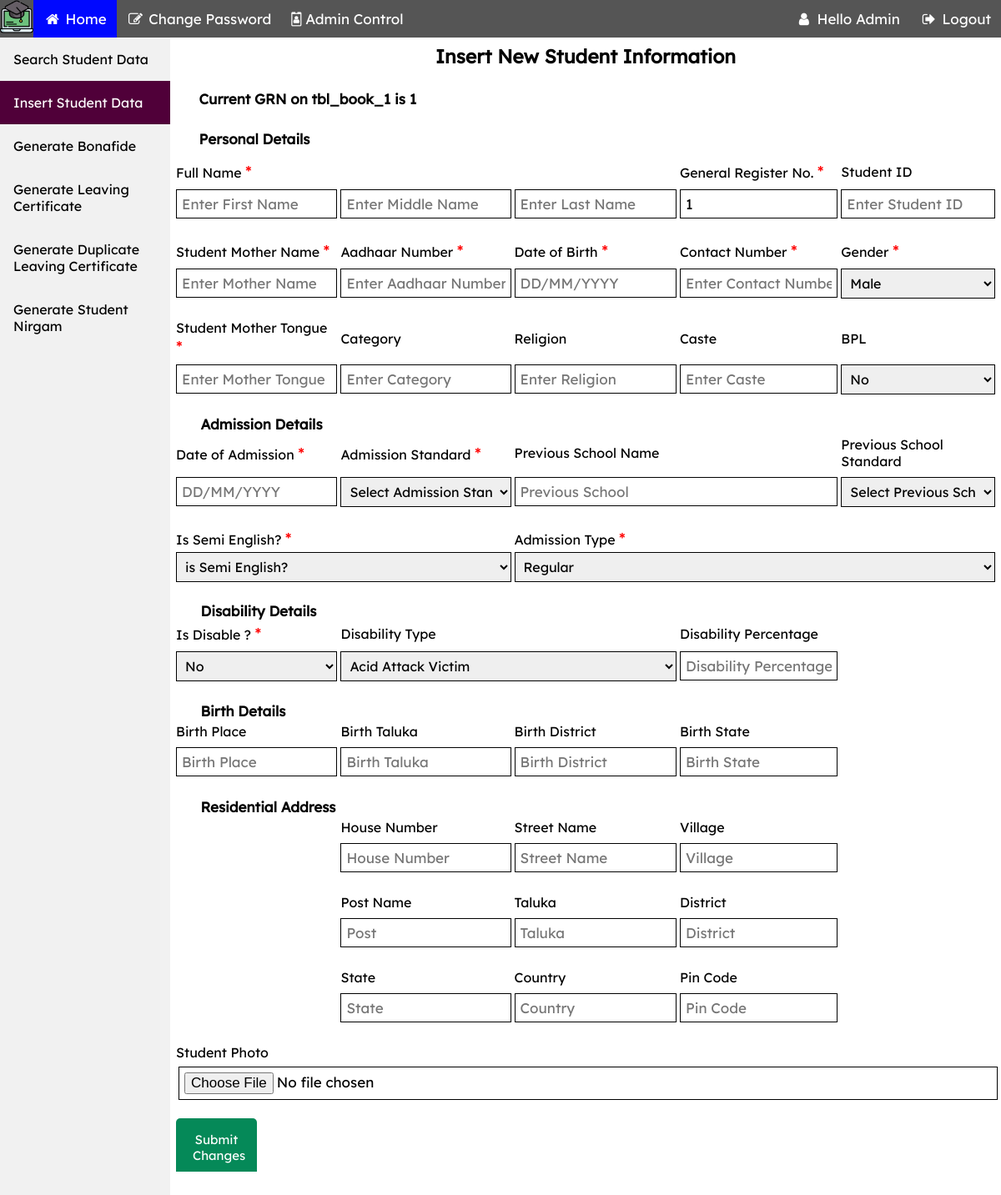
The page /insert-student.php (signed in) on the database its author committed.
### tables this page shows
CREATE TABLE `tbl_books` (
  `book_id` int(11) NOT NULL,
  `book_name` varchar(255) NOT NULL,
  `book_number` int(11) NOT NULL,
  `start_point` int(11) NOT NULL,
  `book_current` int(11) NOT NULL,
  `book_active` tinyint(1) NOT NULL
);

### insert-student.php (the view, shortened to what this page needs)
<?php
require "config.php";
?>
<html lang="en">
<head>
    <link rel="stylesheet" href="css/form.css">
    <link rel="stylesheet" href="css/all.css">
</head>
<body>
    <?php require_once('navbar.php'); ?>
    <div class="row1">
        <div class="columnz left">
            <?php require_once('sidebar.php'); ?>
        </div>
        <div class="columnz right">
            <?php
                $sql = "SELECT book_name,book_id,book_current FROM tbl_books WHERE book_active = 1;";
                $result = $conn->query($sql);
                if ($result->num_rows == 1) {
                    $row = $result->fetch_assoc();
                }
            ?>
            <div>
                <h1>Insert New Student Information</h1>
            </div>
            <div class="editform">
                <h2>Current GRN on <?php echo $row['book_name']; ?> is <?php echo $row['book_current']; ?> </h2>
                <form enctype="multipart/form-data" action="insert-student.php" method="post">
                    <table>
                        <h2>Personal Details</h2>
                        <tr>
                            <td colspan="3"><label for="Name">Full Name <span class="require">*</span></label></td>
                            <td><label for="Name">General Register No. <span class="require">*</span></label></td>
                            <td><label for="Name">Student ID </td>
                        </tr>
                        <tr>
                            <td><input type="text" placeholder="Enter First Name" name="student_fname" id="student_fname" required></td>
                            <td><input type="text" placeholder="Enter Middle Name" name="student_mname" id="student_mname" required></td>
                            <td><input type="text" placeholder="Enter Last Name" name="student_lname" id="student_lname" required></td>
                            <td><input type="text" placeholder="Enter General Register No" name="student_grn" id="student_grn" value="<?php echo $row['book_current']; ?> " required></td>
                            <td><input type="text" placeholder="Enter Student ID" name="student_sid" id="student_sid"></td>
                        </tr>
                        <tr>
                            <td><label for="Name">Student Mother Name <span class="require">*</span></label></td>
                            <td><label for="Name">Aadhaar Number <span class="require">*</span></label></td>
                            <td><label for="Name">Date of Birth <span class="require">*</span></label></td>
                            <td><label for="Name">Contact Number <span class="require">*</span></label></td>
                            <td><label for="Name">Gender</label> <span class="require">*</span></td>
                        </tr>
                        <tr>
                            <td><input type="text" placeholder="Enter Mother Name" name="student_mothername" id="student_mothername" value="<?php echo $row['student_mothername']; ?>" required></td>
                            <td><input type="text" placeholder="Enter Aadhaar Number" name="student_uid" id="student_uid" value="<?php echo $row['student_uid']; ?>" required></td>
                            <td><input type="text" placeholder="DD/MM/YYYY" name="student_dob" id="student_dob" value="<?php echo $row['student_dob']; ?>" required></td>
                            <td><input type="text" placeholder="Enter Contact Number" name="student_contact" id="student_contact" value="<?php echo $row['student_contact']; ?>" required></td>
                            <td><select name="student_gender" id="student_gender" required>
                                    <option value="M">Male</option>
                                </select></td>
                        </tr>
                        <tr>
                            <td><label for="Name">Student Mother Tongue <span class="require">*</span></label></td>
                            <td><label for="Name">Category</label></td>
                            <td><label for="Name">Religion</label></td>
                            <td><label for="Name">Caste</label></td>
                            <td><label for="Name">BPL</label></td>
                        </tr>
                        <tr>
                            <td><input type="text" placeholder="Enter Mother Tongue" name="student_mothertongue" id="student_mothertongue" value="<?php echo $row['student_mothertongue']; ?>" required></td>
                            <td><input type="text" placeholder="Enter Category" name="student_category" id="student_category" value="<?php echo $row['student_category']; ?>"></td>
                            <td><input type="text" placeholder="Enter Religion" name="student_religion" id="student_religion" value="<?php echo $row['student_religion']; ?>"></td>
                            <td><input type="text" placeholder="Enter Caste" name="student_caste" id="student_caste" value="<?php echo $row['student_caste']; ?>"></td>
                            <td>
                                <select name="student_bpl" id="student_bpl">
                                    <option value="N">No</option>
                                </select>
                            </td>
                        </tr>
                        <tr>
                            <td colspan="5">
                                <h2>Admission Details</h2>
                            </td>
                        </tr>
                        <tr>
                            <td><label for="Name">Date of Admission <span class="require">*</span></label></td>
                            <td><label for="Name">Admission Standard <span class="require">*</span></label></td>
                            <td colspan="2"><label for="Name">Previous School Name </label></td>
                            <td><label for="Name">Previous School Standard</label></td>
                        </tr>
                        <tr>
                            <td><input type="text" placeholder="DD/MM/YYYY" name="student_dateofadmi" id="student_dateofadmi" value="<?php echo $row['student_dateofadmi']; ?>" required></td>
                            <td>
                                <select name="student_admistd" id="student_admistd" required>
                                        <option value="" disabled selected>Select Admission Standard</option>
                                </select>
                            </td>
                            <td colspan="2"><input type="text" placeholder="Previous School" name="student_prev_schoolname" id="student_prev_schoolname"></td>
                            <td>
                                <select name="student_prev_schoolstd" id="student_prev_schoolstd">
                                    <option value="" selected>Select Previous School</option>
                                </select>
                            </td>
                        </tr>
                        <tr>
                            <td colspan="2"><label for="semienglish">Is Semi English? <span class="require">*</span></label></td>
                            <td><label for="semienglish">Admission Type <span class="require">*</span></label></td>
                        </tr>
                        <tr>
                            <td colspan="2"><select name="student_semieng" id="student_semieng" required style="margin-top: 0px;">
                                <option value="" selected disabled>is Semi English?</option>
                                </select></td>
                            <td colspan="3">
                                <select name="student_admitype" id="student_admitype" required style="margin-top: 0px;">
                                    <option value="Regular">Regular</option>
                                </select>
                            </td>
                        </tr>
                        <tr>
                            <td colspan="5">
                                <br>
                                <h2>Disability Details</h2>
                            </td>
                        </tr>
                        <tr>
                            <td><label for="Name">Is Disable ? <span class="require">*</span></label></td>
                            <td colspan="2"><label for="Name">Disability Type</label></td>
                            <td><label for="Name">Disability Percentage</label></td>
                        </tr>
                        <tr>
                            <td><select name="student_disability" id="student_disability" required>
                                    <option value="N" <?php if ($row['student_disability'] == 'N') {
                                                            echo "selected";
                                                        } ?>>No</option>
                                </select></td>
                            <td colspan="2">
                                <select name="student_disabilitytype" id="student_disabilitytype">
                                    <option value='Acid Attack Victim'>Acid Attack Victim</option>
                                </select>
                            </td>
                            <td><input type="text" placeholder="Disability Percentage" name="student_dispercentage" id="student_dispercentage" value="<?php echo $row['student_dispercentage']; ?>"></td>
                        </tr>
                        <tr>
                            <td colspan="5">
                                <h2>Birth Details</h2>
                            </td>
                        </tr>
                        <tr>
                            <td><label for="Name">Birth Place</label></td>
                            <td><label for="Name">Birth Taluka</label></td>
                            <td><label for="Name">Birth District</label></td>
                            <td><label for="Name">Birth State</label></td>
                        </tr>
                        <tr>
                            <td><input type="text" placeholder="Birth Place" name="student_dob_place" id="student_dob_place" value="<?php echo $row['student_dob_place']; ?>"></td>
                            <td><input type="text" placeholder="Birth Taluka" name="student_dob_taluka" id="student_dob_taluka" value="<?php echo $row['student_dob_taluka']; ?>"></td>
                            <td><input type="text" placeholder="Birth District" name="student_dob_dist" id="student_dob_dist" value="<?php echo $row['student_dob_dist']; ?>"></td>
                            <td><input type="text" placeholder="Birth State" name="student_dob_state" id="student_dob_state" value="<?php echo $row['student_dob_state']; ?>"></td>
                        </tr>
                        <tr>
                            <td colspan="5">
                                <h2>Residential Address</h2>
                            </td>
                        </tr>
                        <tr>
                            <td></td>
                            <td><label for="Name">House Number</label></td>
                            <td><label for="Name">Street Name</label></td>
                            <td><label for="Name">Village</label></td>
                            <td></td>
                        </tr>
                        <tr>
                            <td></td>
                            <td><input type="text" placeholder="House Number" name="student_addr_hno" id="student_addr_hno" value="<?php echo $row['student_addr_hno']; ?>"></td>
                            <td><input type="text" placeholder="Street Name" name="student_addr_strtname" id="student_addr_strtname" value="<?php echo $row['student_addr_strtname']; ?>"></td>
                            <td><input type="text" placeholder="Village" name="student_addr_village" id="student_addr_village" value="<?php echo $row['student_addr_village']; ?>"></td>
                            <td></td>
                        </tr>
                        <tr>
                            <td></td>
                            <td><label for="Name">Post Name</label></td>
                            <td><label for="Name">Taluka</label></td>
                            <td><label for="Name">District</label></td>
                            <td></td>
                        </tr>
                        <tr>
                            <td></td>
                            <td><input type="text" placeholder="Post" name="student_addr_post" id="student_addr_post" value="<?php echo $row['student_addr_post']; ?>"></td>
                            <td><input type="text" placeholder="Taluka" name="student_addr_tal" id="student_addr_tal" value="<?php echo $row['student_addr_tal']; ?>"></td>
                            <td><input type="text" placeholder="District" name="student_addr_dist" id="student_addr_dist" value="<?php echo $row['student_addr_dist']; ?>"></td>
                            <td></td>
                        </tr>
                        <tr>
                            <td></td>
                            <td><label for="Name">State</label></td>
                            <td><label for="Name">Country</label></td>
                            <td><label for="Name">Pin Code</label></td>
                            <td></td>
                        </tr>
                        <tr>
                            <td></td>
                            <td><input type="text" placeholder="State" name="student_addr_state" id="student_addr_state" value="<?php echo $row['student_addr_state']; ?>"></td>
                            <td><input type="text" placeholder="Country" name="student_addr_country" id="student_addr_country" value="<?php echo $row['student_addr_country']; ?>"></td>
                            <td><input type="text" placeholder="Pin Code" name="student_addr_pin" id="student_addr_pin" value="<?php echo $row['student_addr_pin']; ?>"></td>
                            <td></td>
                        </tr>
                        <tr>
                            <td colspan="5"><label for="Name">Student Photo</label></td>
                        </tr>
                        <tr>
                            <td colspan="5"><input type="file" name="student_photo" id="student_photo"></td>
                        </tr>
                        <tr>
                            <td colspan="">
                                <button type="submit" name="submit" class="addbtn">Submit Changes</button>
                            </td>
                        </tr>
                    </table>
                </form>
            </div>
        </div>
    </div>
</body>
</html>

### css/form.css (style rules this page uses)
h1 { font-size: 25px; text-align: center; margin: 1px 0; }
table { margin-left: auto; margin-right: auto; width: 50%; }
input[type=text], input[type=date], input[type=password] { width: 100%; padding: 15px; margin: 5px 0 22px 0; border: 0; background: white; }
.addbtn { background-color: #058958; color: white; padding: 16px 20px; border: none; cursor: pointer; width: 50%; font-size: 15px; border-radius: 5px; margin-top: 15px; }
input { padding: 7px; width: 100%; font-size: 17px; border: 1px solid #aaaaaa; margin: 3px; }
.row1 .columnz .editform { width: 99%; height: 86%; line-height: 3em; overflow-x: hidden; overflow-y: auto; padding: 5px; }
.row1 .columnz .editform table { width: 99%; }
.row1 .columnz .editform input { border: 1px solid black; padding: 6px; }
.row1 .columnz .editform table { border-collapse: collapse; width: 100%; }
.row1 .columnz .editform table td { padding: 2px; }
.row1 .columnz .editform table select { border: 1px solid black; padding: 6px; width: 100%; margin-top: -17px; }

### css/all.css (style rules this page uses)
* { font-family: Lexend; }
h1 { font-size: 23px; text-align: center; margin: 8px; }
h2 { font-size: 17px; }
.columnz { float: left; }
.left { width: 17%; }
.right { width: 83%; }
option { position: absolute; background-color: white; top: 100%; left: 0; right: 0; z-index: 99; }
.row1 .columnz .editform h2 { margin-left: 3%; }
.row1 .columnz .editform span { color: red; font-size: 20px; }

### css/navbar.css (style rules this page uses)
* { font-size: medium; font-family: Lexend; }
* { margin: 0; }

### rows shown on the page
tbl_books: book_name "tbl_book_1", book_current "1", student_grn "1"

### other values the page prints
$arr "Admin"
